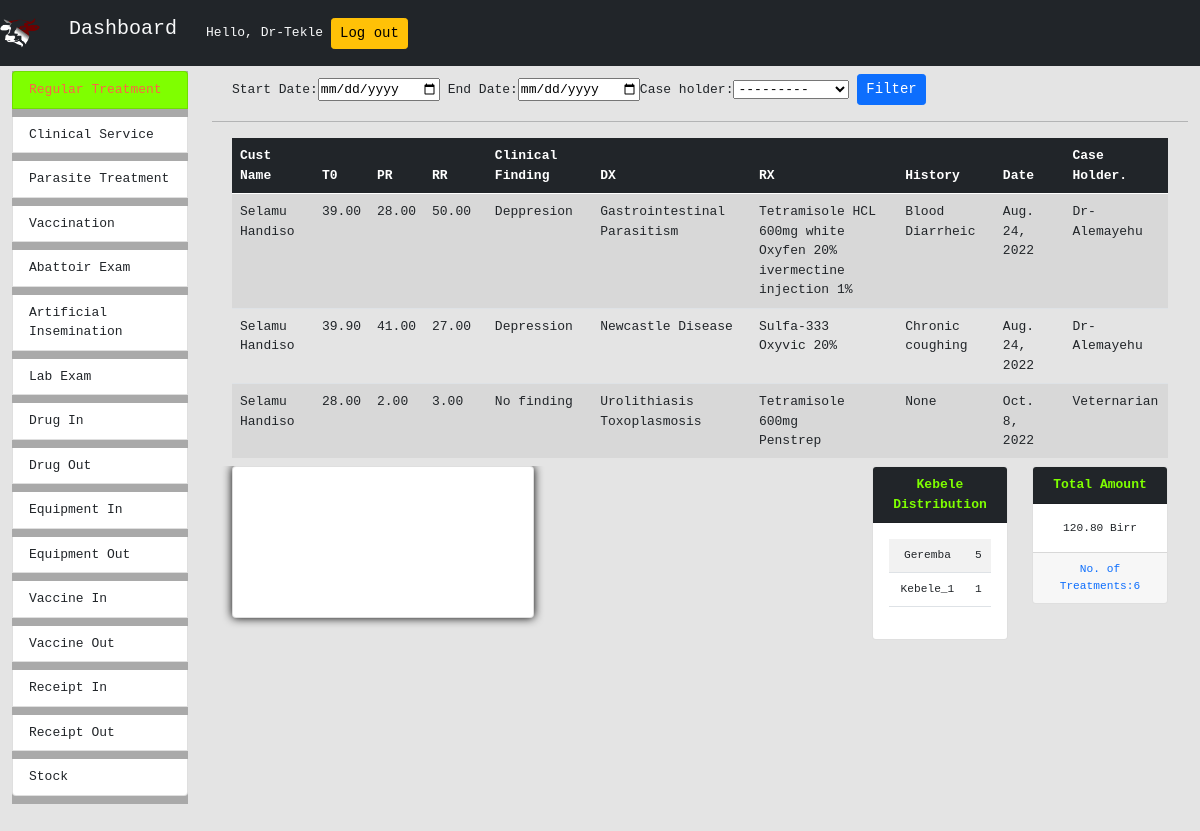
The page /dashboard/regular_treatment_summary/ (signed in) on the database its author committed.
### regulartreatedanimals/models.py (models this page shows, shortened)
class Treatment(models.Model):
    treatment_id = models.ForeignKey(TreatedAnimal, on_delete=models.CASCADE)
    t0 = models.DecimalField(verbose_name="T0", max_digits=5,
                             decimal_places=2,)
    pr = models.DecimalField(verbose_name="PR", max_digits=5,
                             decimal_places=2)
    rr = models.DecimalField(verbose_name="RR", max_digits=5,
                             decimal_places=2)
    clinical_finding = models.TextField(
        verbose_name="Clinical Finding", max_length=200, blank=True)
    dx = models.ManyToManyField(Disease, verbose_name="Dx", blank=True)
    differential_diag = models.TextField(max_length=200, blank=True)
    rumen_motility = models.TextField("Rumen Motility", max_length=100)
    paid = models.BooleanField(default=False)
    delivered = models.BooleanField(default=False)

class TreatedAnimal(models.Model):
    case_number = models.ForeignKey(
        Customer, verbose_name="Case Number", on_delete=models.CASCADE)
    species = models.ForeignKey(Species, on_delete=models.CASCADE)
    breed = models.ForeignKey(Breed, on_delete=models.CASCADE)
    number_of_animals = models.PositiveIntegerField()
    sex = models.CharField(max_length=10, choices=SEX_CHOICES)
    history = models.CharField(max_length=200,null=True)
    case_holder = models.ForeignKey(User,on_delete=models.PROTECT,null=False)
    service_date = models.DateField("Service Date", auto_now=False, auto_now_add=True)
    def getKebele(self):
        return self.case_number.kebele

class Disease(models.Model):
    disease_name = models.CharField(max_length=100,null=False)

class Prescription(models.Model):
    treatment = models.ForeignKey(
        Treatment, verbose_name="Treatment ID", on_delete=models.CASCADE,null=False)
    rx = models.ForeignKey(Drug, verbose_name="RX", on_delete=models.CASCADE,null=False)
    quantity = models.PositiveIntegerField("Quantity",null=False)
    duration = models.PositiveIntegerField("Follow Up Duration",null=False)
    total = models.DecimalField(
        max_digits=8, decimal_places=2, default=000000.00)
    date = models.DateField(auto_now_add=True)
    def getPrice(self):
        return self.total

### registernewuser/models.py (models this page shows, shortened)
class Customer(models.Model):
    case_number = models.AutoField(primary_key=True, null=False)
    customer_name = models.CharField(max_length=100)
    sub_kebele = models.CharField(max_length=100)
    kebele = models.ForeignKey(Kebele, on_delete=models.CASCADE)
    service_date = models.DateField(auto_now=False, auto_now_add=True)
    mobile_number = models.PositiveIntegerField(unique=True)

class Drug(models.Model):
    drug_type = models.CharField(max_length=100)
    stock_price = models.DecimalField(
        max_digits=8, decimal_places=2, default=000000.00)
    dis_price = models.DecimalField(
        max_digits=8, decimal_places=2, default=000000.00)
    dis_unit = models.CharField(max_length=50,default="ML")
    stock_unit = models.CharField(max_length=50,default="BOX")

class Kebele(models.Model):
    id = models.AutoField(primary_key=True)
    name = models.CharField(max_length=100)

### dashboard/views.py (the view, shortened to what this page needs)
# urls.py: path('regular_treatment_summary/',RegularTreatmentSummary.as_view(),name="regular_treatment_summary"),
class RegularTreatmentSummary(LoginRequiredMixin, View):
    login_url = "/"
    templateUrl = "dashboard/regular_treatment_summary.html"
    dateForm = DateRangeFrom()
    case_holder_form = CaseHolderForm()
    def get(self, request):
        treatmentObj = Treatment.objects.all()
        treatedAnimals = TreatedAnimal.objects.all()
        prescriptions = Prescription.objects.all()
        distByKebele = self.getDistByKebele(Kebele.objects.all(), treatedAnimals)
        context = {
            "treatmentObj": treatmentObj,
            "prescriptions": prescriptions,
            "dateForm": self.dateForm,
            "case_holder_form": self.case_holder_form,
            "totalTreatedAnimals": treatedAnimals.count(),
            "totalPrice": self.getPrice(treatmentObj),
            "distByKebele": distByKebele,
        }
        return render(request, self.templateUrl, context)
    def getDistByKebele(self, kebeles=None, TreatedAnimalsObj=None):
        distByKebele = {}
        for t in TreatedAnimalsObj:
            if t.getKebele().name in distByKebele:
                distByKebele[t.getKebele().name] += 1
            else:
                distByKebele[t.getKebele().name] = 1
        return distByKebele
    def getPrice(self, treatmentObj):
        totalPrice = 0
        for treatment in treatmentObj:
            for prescription in Prescription.objects.filter(treatment=treatment):
                totalPrice += prescription.getPrice()
        return totalPrice

### dashboard/forms.py
class DateRangeFrom(forms.Form):
    start_date = forms.DateField(label='Start Date',widget=forms.DateInput(attrs={'type':'date',
                                    'id':'start_date'}))
    end_date = forms.DateField(label='End Date',widget=forms.DateInput(attrs={'type':'date',
                                    'id':'end_date'}))

class CaseHolderForm(forms.ModelForm):
    class Meta:
        model = ClinicalService
        fields = ['case_holder']
        widgets = {
            'case_holder': forms.Select(attrs={'id':'case_holder'})
        }

### dashboard/templates/dashboard/regular_treatment_summary.html (shortened to what this page needs)
{% extends 'dashboard/main.html' %} {% load static %}
 {%block content %}
<div class="row m-2">
	<form action="" method="POST">
		{%csrf_token%} {{dateForm}}{{case_holder_form}}
		<input type="submit" value="Filter" class="btn btn-sm btn-primary" />
	</form>
</div>
<hr />
<div class="row overflow-auto m-2" id="summary">
	<div class="col-md-12">
		<table class="table table-striped">
			<thead>
				<tr class="table-dark">
					<th scope="col">Cust Name</th>
					<th scope="col">T0</th>
					<th scope="col">PR</th>
					<th scope="col">RR</th>
					<th scope="col">Clinical Finding</th>
					<th scope="col">DX</th>
					<th scope="col">RX</th>
					<th scope="col">History</th>
					<th scope="col">Date</th>
					<th scope="col">Case Holder.</th>
				</tr>
			</thead>
			{% for row in treatmentObj %}
			<tr>
				<td>{{row.treatment_id.case_number.customer_name}}</td>
				<td>{{row.t0}}</td>
				<td>{{row.pr}}</td>
				<td>{{row.rr}}</td>
				<td>{{row.clinical_finding}}</td>
				<td>{%for dx in row.dx.all%}{{dx.disease_name}}<br>{%endfor%}</td>
				<td>{%for presc in prescriptions%}
						{% if presc.treatment.id == row.id%}
							{{presc.rx.drug_type}}<br>
						{%endif%}
					{%endfor%}
				</td>
				<td>{{row.treatment_id.history}}</td>
				<td>{{row.treatment_id.service_date}}</td>
				<td>{{row.treatment_id.case_holder}}</td>
			</tr>
			{% endfor %}
		</table>
	</div>
</div>
<div class="row overflow-auto m-2" id="summary-additional">
	<div class="col-md-8 col-sm-12">
		<canvas class="chart_canvas card" id="cntx_disease_prevalence"></canvas>
	</div>
	<div class="col-md-2 col-sm-12">
		<div class="card">
			<div class="card-header bg-dark">
				Kebele Distribution
			</div>
			<div class="card-body">
				<table class="table table-striped">
					{% for key,value in distByKebele.items %}
					<tr>
						<td>{{key}}</td>
						<td>{{value}}</td>
					</tr>
					{%endfor%}
				</table>
			</div>
		</div>
	</div>
	<div class="col-md-2 col-sm-12">
		<div class="card">
			<div class="card-header bg-dark">
				Total Amount
			</div>
			<div class="card-body">
				<p class="card-text">{{totalPrice}} Birr</p>
			</div>
			<div class="card-footer">
				<p class="card-text text-primary">
					No. of Treatments:{{totalTreatedAnimals}}
				</p>
			</div>
		</div>
	</div>
</div>
{% endblock content %}

### dashboard/templates/dashboard/navbar.html (shortened to what this page needs)
  {% load static %}
  <nav class="navbar navbar-expand-lg navbar-dark bg-dark">
      <img src="{% static 'home/cattle_logo_2.png' %}" width="40" height="40" class="d-inline-block align-top navbar-brand" alt="">
      <a href="{%url 'dashboard:index'%}""><h1 class="navbar-brand text-light btn" id="dashboard-home">Dashboard</h1></a>
    <span id="username" class="m2 text-md text-light">Hello, {{request.user}}</span>
    <span id="logout">
      <a href="{% url 'home:logout' %}">
        <button class="btn btn-sm btn-warning m-2">Log out</button>
      </a>
    </span>
  </nav>

### dashboard/static/dashboard/style.css (style rules this page uses)
#body { background-color: rgb(228, 228, 228); margin: 0; padding: 0; font-family: monospace; font-size: medium; height: 100%; width: 100%; }
#summary { height: 40vh; }
#summary-additional { height: 60vh; }
thead th { position: sticky; top: 0; z-index: 1; }
.chart_canvas { box-shadow: 0 0 10px #000; border-radius: 5%; }
.card { height: fit-content; }
.card-body { text-align: center; font-size: 0.7rem; font-family: monospace; }
.card-header { font-size: medium; font-family: monospace; font-weight: bold; text-align: center; color: chartreuse; }
.card-footer { text-align: center; font-size: 0.7rem; font-family: monospace; }

### dashboard/templates/dashboard/navbar.html (style rules this page uses)
.navbar-brand { font-family: monospace; }

### rows shown on the page
Treatment: treatment_id.case_number.customer_name "Selamu Handiso", t0 "39.00", pr "28.00", rr "50.00", clinical_finding "Deppresion", treatment_id.history "Blood Diarrheic", treatment_id.service_date "Aug. 24, 2022", treatment_id.case_holder "Dr-Alemayehu"
Disease: disease_name "Gastrointestinal Parasitism"
Prescription: rx.drug_type "Tetramisole HCL 600mg white"
Prescription: rx.drug_type "Oxyfen 20%"
Prescription: rx.drug_type "ivermectine injection 1%"
Treatment: treatment_id.case_number.customer_name "Selamu Handiso", t0 "39.90", pr "41.00", rr "27.00", clinical_finding "Depression", treatment_id.history "Chronic coughing", treatment_id.service_date "Aug. 24, 2022", treatment_id.case_holder "Dr-Alemayehu"
Disease: disease_name "Newcastle Disease"
Prescription: rx.drug_type "Sulfa-333"
Prescription: rx.drug_type "Oxyvic 20%"
Treatment: treatment_id.case_number.customer_name "Selamu Handiso", t0 "28.00", pr "2.00", rr "3.00", clinical_finding "No finding", treatment_id.history "None", treatment_id.service_date "Oct. 8, 2022", treatment_id.case_holder "Veternarian"
Disease: disease_name "Urolithiasis"
Disease: disease_name "Toxoplasmosis"
Prescription: rx.drug_type "Tetramisole 600mg"
Prescription: rx.drug_type "Penstrep"
Kebele: distByKebele "Geremba"
Kebele: distByKebele "Kebele_1"

### other values the page prints
{{ request.user }} "Dr-Tekle"
{{ value }} "5" "1"
{{ totalPrice }} "120.80"
{{ totalTreatedAnimals }} "6"
